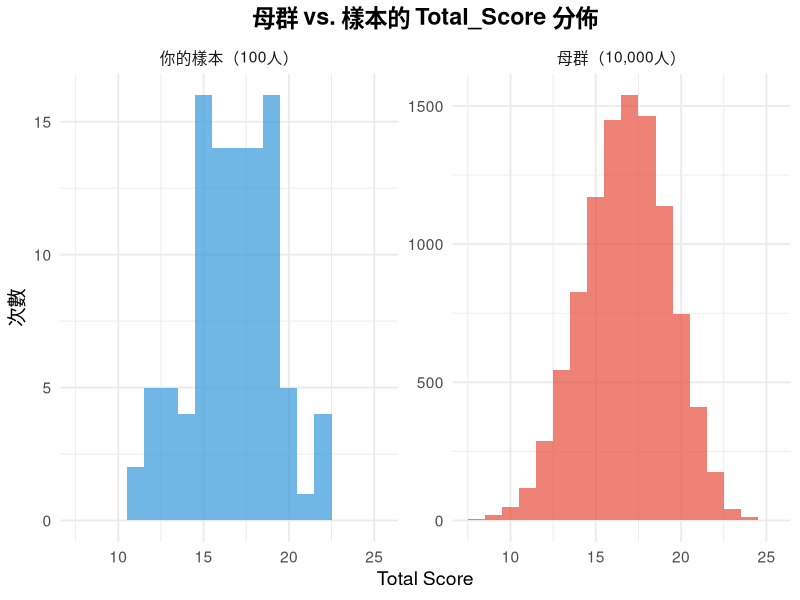
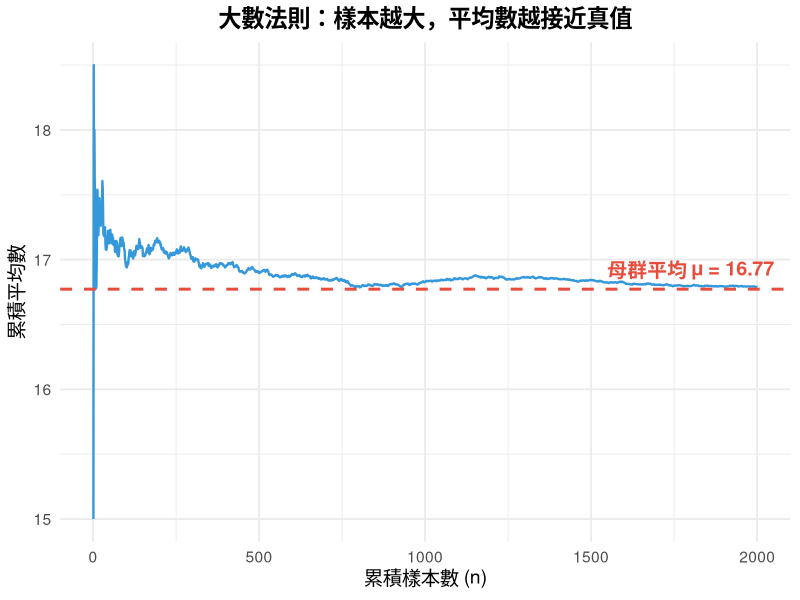
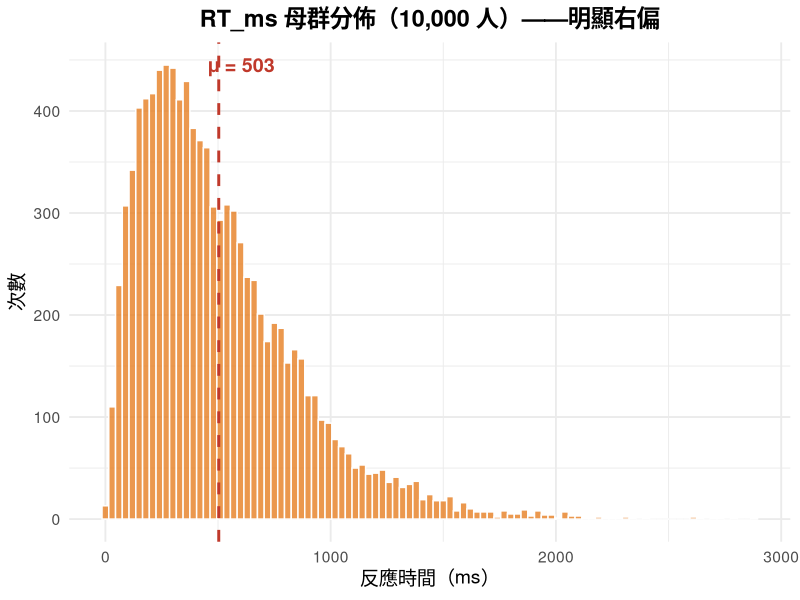
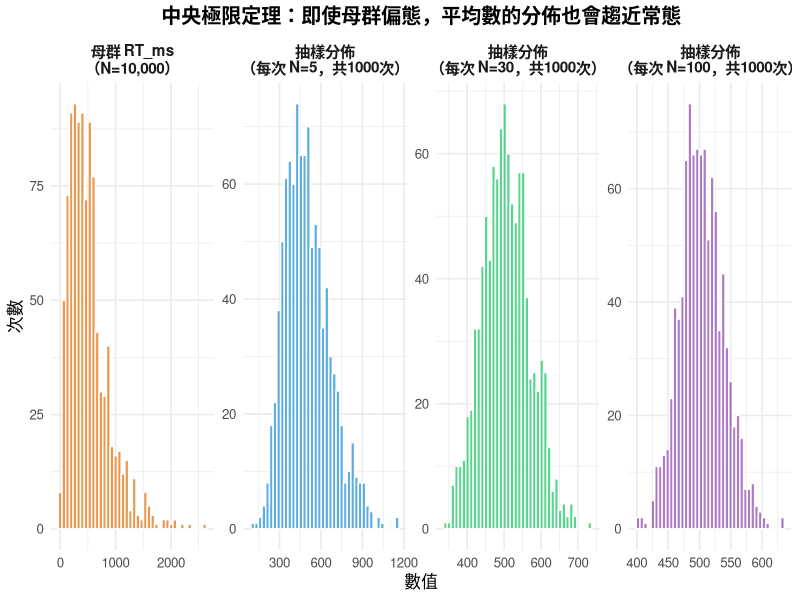
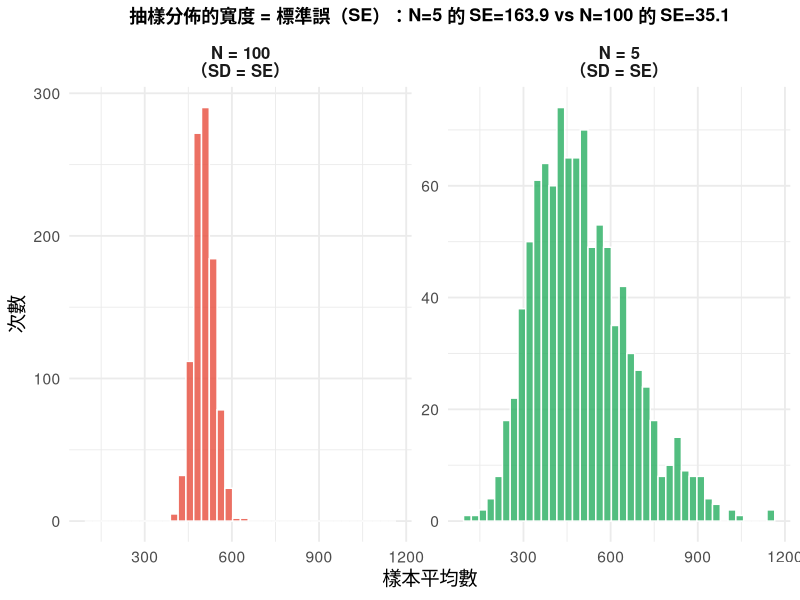
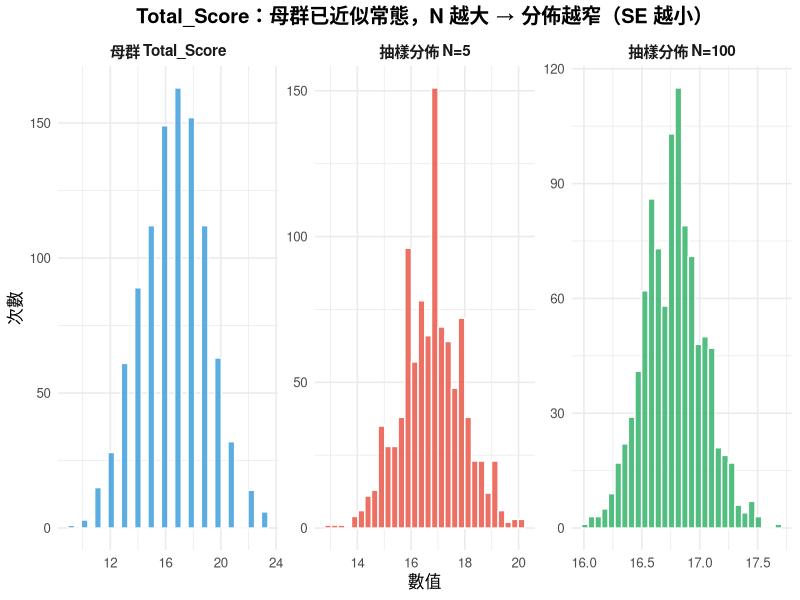

Here is the R script that generated these plots, in order:
## ---- chunk 1
knitr::opts_chunk$set(echo = FALSE, warning = FALSE, message = FALSE,
                      fig.width = 9, fig.height = 5)
library(ggplot2)
library(tidyr)
library(dplyr)

# 示範用母群（使用測試學號的母群參數）
set.seed(4000)  # seed_digits=0 的母群 seed
q1 <- sample(1:5, 10000, replace = TRUE, prob = c(0.05, 0.15, 0.30, 0.35, 0.15))
q2 <- sample(1:5, 10000, replace = TRUE, prob = c(0.10, 0.15, 0.30, 0.30, 0.15))
q3 <- sample(1:5, 10000, replace = TRUE, prob = c(0.15, 0.35, 0.30, 0.15, 0.05))
q4 <- sample(1:5, 10000, replace = TRUE, prob = c(0.05, 0.15, 0.35, 0.30, 0.15))
q5 <- sample(1:5, 10000, replace = TRUE, prob = c(0.10, 0.10, 0.30, 0.30, 0.20))
demo_total <- q1 + q2 + (6L - q3) + q4 + q5
demo_rt    <- round(rgamma(10000, shape = 2, rate = 2/500))
## ---- chunk 2
# 展示母群 vs 樣本
set.seed(400)  # W4 抽樣 seed
sample_idx <- sample(10000, 100)
sample_ts <- demo_total[sample_idx]

df_compare <- rbind(
  data.frame(來源 = "母群（10,000人）", Total_Score = demo_total),
  data.frame(來源 = "你的樣本（100人）", Total_Score = c(sample_ts, rep(NA, 9900)))
)

ggplot(df_compare %>% filter(!is.na(Total_Score)),
       aes(x = Total_Score, fill = 來源)) +
  geom_histogram(binwidth = 1, alpha = 0.7, position = "identity") +
  facet_wrap(~來源, scales = "free_y") +
  scale_fill_manual(values = c("#3498db", "#e74c3c")) +
  labs(title = "母群 vs. 樣本的 Total_Score 分佈",
       x = "Total Score", y = "次數") +
  theme_minimal(base_size = 14) +
  theme(legend.position = "none",
        plot.title = element_text(hjust = 0.5, face = "bold"))
## ---- chunk 3
set.seed(2026)
cumulative_means <- cumsum(demo_total[1:2000]) / (1:2000)
pop_mean <- mean(demo_total)

df_lln <- data.frame(
  樣本數 = 1:2000,
  累積平均 = cumulative_means
)

ggplot(df_lln, aes(x = 樣本數, y = 累積平均)) +
  geom_line(color = "#3498db", size = 0.8) +
  geom_hline(yintercept = pop_mean, linetype = "dashed",
             color = "#e74c3c", size = 1) +
  annotate("text", x = 1800, y = pop_mean + 0.15,
           label = paste0("母群平均 μ = ", round(pop_mean, 2)),
           color = "#e74c3c", size = 5, fontface = "bold") +
  labs(title = "大數法則：樣本越大，平均數越接近真值",
       x = "累積樣本數 (n)", y = "累積平均數") +
  theme_minimal(base_size = 14) +
  theme(plot.title = element_text(hjust = 0.5, face = "bold"))
## ---- chunk 4
ggplot(data.frame(RT = demo_rt), aes(x = RT)) +
  geom_histogram(binwidth = 30, fill = "#e67e22", alpha = 0.8,
                 color = "white") +
  geom_vline(xintercept = mean(demo_rt), linetype = "dashed",
             color = "#c0392b", size = 1) +
  annotate("text", x = mean(demo_rt) + 100, y = Inf,
           label = paste0("μ = ", round(mean(demo_rt))),
           vjust = 2, color = "#c0392b", size = 5, fontface = "bold") +
  labs(title = "RT_ms 母群分佈（10,000 人）——明顯右偏",
       x = "反應時間（ms）", y = "次數") +
  theme_minimal(base_size = 14) +
  theme(plot.title = element_text(hjust = 0.5, face = "bold"))
## ---- chunk 5
set.seed(808)
means_n5   <- replicate(1000, mean(sample(demo_rt, 5)))
means_n30  <- replicate(1000, mean(sample(demo_rt, 30)))
means_n100 <- replicate(1000, mean(sample(demo_rt, 100)))

df_clt <- rbind(
  data.frame(類型 = "母群 RT_ms\n（N=10,000）",
             值 = sample(demo_rt, 1000)),
  data.frame(類型 = "抽樣分佈\n（每次 N=5，共1000次）",
             值 = means_n5),
  data.frame(類型 = "抽樣分佈\n（每次 N=30，共1000次）",
             值 = means_n30),
  data.frame(類型 = "抽樣分佈\n（每次 N=100，共1000次）",
             值 = means_n100)
)

df_clt$類型 <- factor(df_clt$類型,
  levels = c("母群 RT_ms\n（N=10,000）",
             "抽樣分佈\n（每次 N=5，共1000次）",
             "抽樣分佈\n（每次 N=30，共1000次）",
             "抽樣分佈\n（每次 N=100，共1000次）"))

ggplot(df_clt, aes(x = 值)) +
  geom_histogram(aes(fill = 類型), bins = 40, alpha = 0.8, color = "white") +
  facet_wrap(~類型, scales = "free", nrow = 1) +
  scale_fill_manual(values = c("#e67e22", "#3498db", "#2ecc71", "#9b59b6")) +
  labs(title = "中央極限定理：即使母群偏態，平均數的分佈也會趨近常態",
       x = "數值", y = "次數") +
  theme_minimal(base_size = 12) +
  theme(legend.position = "none",
        plot.title = element_text(hjust = 0.5, face = "bold"),
        strip.text = element_text(face = "bold", size = 11))
## ---- chunk 6
df_se <- rbind(
  data.frame(樣本數 = "N = 5\n（SD = SE）",
             平均數 = means_n5),
  data.frame(樣本數 = "N = 100\n（SD = SE）",
             平均數 = means_n100)
)

se_n5 <- round(sd(means_n5), 1)
se_n100 <- round(sd(means_n100), 1)

ggplot(df_se, aes(x = 平均數, fill = 樣本數)) +
  geom_histogram(bins = 40, alpha = 0.8, color = "white") +
  facet_wrap(~樣本數, scales = "free_y") +
  scale_fill_manual(values = c("#e74c3c", "#27ae60")) +
  labs(title = sprintf("抽樣分佈的寬度 = 標準誤（SE）：N=5 的 SE=%.1f vs N=100 的 SE=%.1f",
                       se_n5, se_n100),
       x = "樣本平均數", y = "次數") +
  theme_minimal(base_size = 14) +
  theme(legend.position = "none",
        plot.title = element_text(hjust = 0.5, face = "bold", size = 13),
        strip.text = element_text(face = "bold", size = 12))
## ---- chunk 7
pop_sd_rt <- sd(demo_rt)
theoretical_se_5   <- pop_sd_rt / sqrt(5)
theoretical_se_100 <- pop_sd_rt / sqrt(100)
actual_se_5   <- sd(means_n5)
actual_se_100 <- sd(means_n100)
## ---- chunk 8
set.seed(809)
means_ts_n5   <- replicate(1000, mean(sample(demo_total, 5)))
means_ts_n100 <- replicate(1000, mean(sample(demo_total, 100)))

df_ts <- rbind(
  data.frame(類型 = "母群 Total_Score",
             值 = sample(demo_total, 1000)),
  data.frame(類型 = "抽樣分佈 N=5",
             值 = means_ts_n5),
  data.frame(類型 = "抽樣分佈 N=100",
             值 = means_ts_n100)
)

df_ts$類型 <- factor(df_ts$類型,
  levels = c("母群 Total_Score", "抽樣分佈 N=5", "抽樣分佈 N=100"))

ggplot(df_ts, aes(x = 值)) +
  geom_histogram(aes(fill = 類型), bins = 30, alpha = 0.8, color = "white") +
  facet_wrap(~類型, scales = "free", nrow = 1) +
  scale_fill_manual(values = c("#3498db", "#e74c3c", "#27ae60")) +
  labs(title = "Total_Score：母群已近似常態，N 越大 → 分佈越窄（SE 越小）",
       x = "數值", y = "次數") +
  theme_minimal(base_size = 12) +
  theme(legend.position = "none",
        plot.title = element_text(hjust = 0.5, face = "bold"),
        strip.text = element_text(face = "bold", size = 11))
